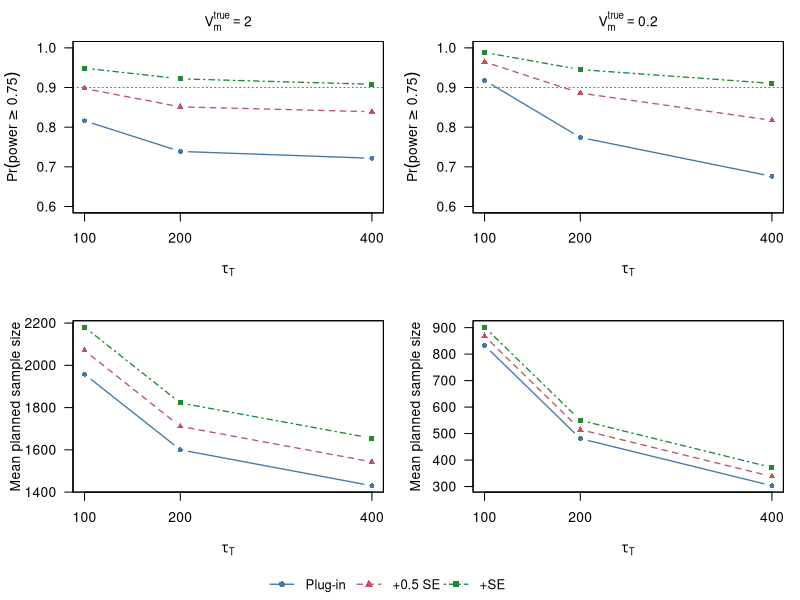
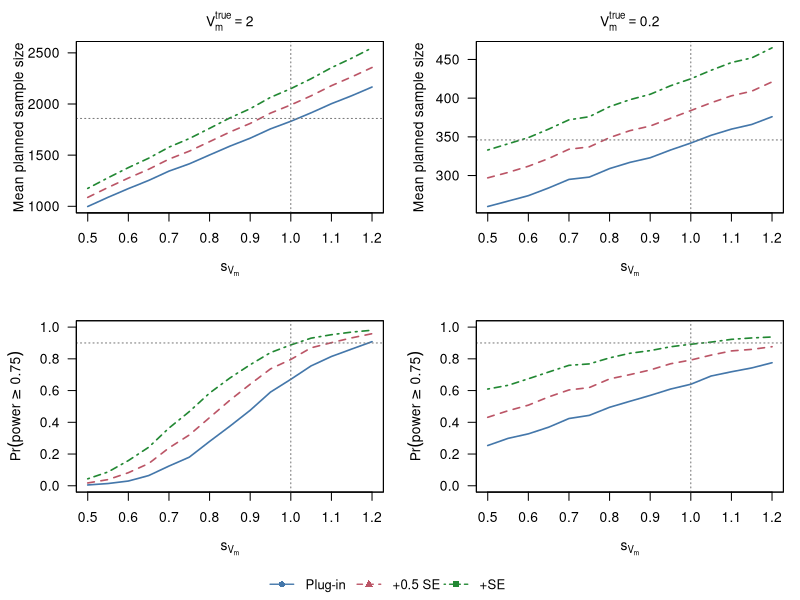
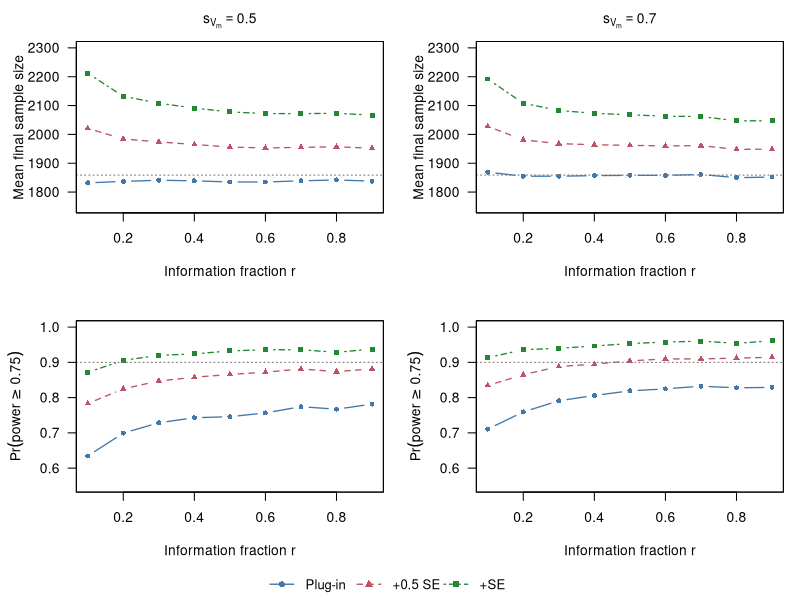
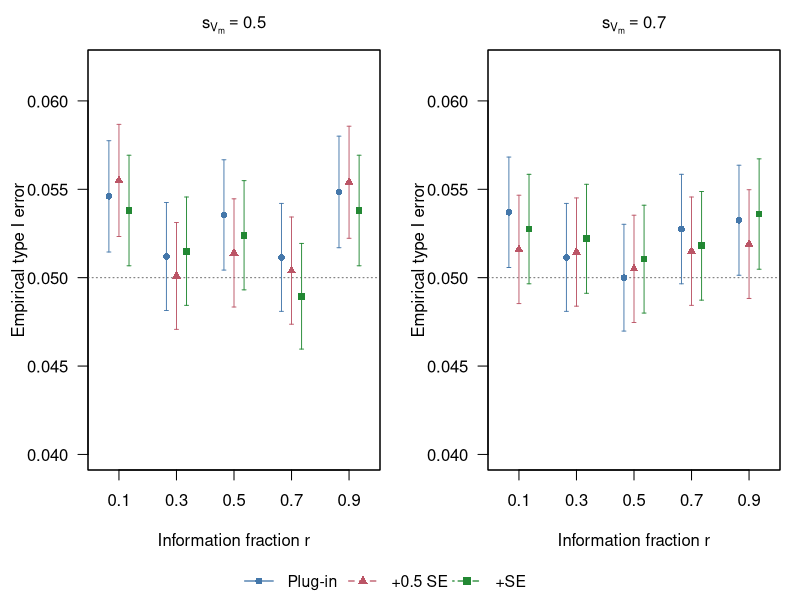

Recreate these plots in R, in order.
# ============================================================
# make_figures_base.R  (v3)
# Figures 1-4 in base R graphics. Color plus lty/pch (B/W-safe).
# Changes from v2:
#   - Fig 2: top row = mean planned sample size (oracle reference
#     lines 1859 / 346); smooth lines (no point markers).
#   - Fig 3: interim Vm-hat row removed -> 2 x 2 layout.
# Run from the project root (the folder containing results/).
# Output: figures/figure{1,2,3,4}_260903.pdf  (vector)
# ============================================================

if (!dir.exists("figures")) dir.create("figures")

COL <- c("#4477AA", "#BB5566", "#228833")   # plug-in, +0.5 SE, +1.0 SE
LTY <- c(1, 2, 4)
PCH <- c(16, 17, 15)
LEG <- c("Plug-in", "+0.5 SE", "+SE")

panel3 <- function(x, Y, ylab, ylim = NULL, href = NULL, vref = NULL,
                   main = NULL, xlab = "", xaxt_at = NULL, type = "b") {
  ## Y: matrix with 3 columns (plug-in, +0.5 SE, +1.0 SE)
  if (is.null(ylim)) ylim <- range(Y, href, na.rm = TRUE)
  matplot(x, Y, type = type, lty = LTY, pch = PCH, col = COL,
          lwd = if (type == "l") 1.6 else 1.3,
          cex = 0.8, xlab = xlab, ylab = ylab, ylim = ylim,
          main = main, xaxt = if (is.null(xaxt_at)) "s" else "n",
          cex.main = 1.0, font.main = 1, las = 1)
  if (!is.null(xaxt_at)) axis(1, at = xaxt_at)
  if (!is.null(href)) abline(h = href, lty = 3, col = "grey45")
  if (!is.null(vref)) abline(v = vref, lty = 3, col = "grey45")
  box()
}

bottom_legend <- function() {
  par(fig = c(0, 1, 0, 1), oma = c(0, 0, 0, 0), mar = c(0, 0, 0, 0),
      new = TRUE)
  plot.new()
  legend("bottom", LEG, lty = LTY, pch = PCH, col = COL,
         horiz = TRUE, bty = "n", lwd = 1.3, cex = 0.95)
}

## ------------------------------------------------------------
## Figure 1 -- Study 2: reliability and planned n vs tau_T
## ------------------------------------------------------------
b <- read.csv("results/02_baseline_summary.csv")

pdf("figures/figure1_260903.pdf", width = 8, height = 6.4)
par(mfrow = c(2, 2), mar = c(4, 4.4, 2.5, 1), oma = c(2.5, 0, 0, 0))
for (vt in c(2.0, 0.2)) {
  d <- b[b$Vm_true == vt, ]
  d <- d[order(d$tau0_T), ]
  panel3(d$tau0_T,
         cbind(d$power_prob75_plan, d$power_prob75_plusHalfSE,
               d$power_prob75_plusSE),
         ylab = expression(Pr(power >= 0.75)),
         ylim = c(0.6, 1), href = 0.90, xaxt_at = c(100, 200, 400),
         xlab = expression(tau[T]),
         main = bquote(V[m]^{true} == .(vt)))
}
for (vt in c(2.0, 0.2)) {
  d <- b[b$Vm_true == vt, ]
  d <- d[order(d$tau0_T), ]
  panel3(d$tau0_T,
         cbind(d$n_mean, d$n_plusHalfSE_mean, d$n_plusSE_mean),
         ylab = "Mean planned sample size",
         xaxt_at = c(100, 200, 400), xlab = expression(tau[T]))
}
bottom_legend()
dev.off()

## ------------------------------------------------------------
## Figure 2 -- Study 3: misspecification (tau_T = 400, fine s grid)
## Top row: mean planned sample size (oracle lines 1859 / 346).
## Bottom row: Pr(power >= 0.75) with the 0.90 criterion line.
## Smooth lines (type = "l"): the s grid is fine (step 0.05).
## ------------------------------------------------------------
m <- read.csv("results/03_misspec_summary.csv")
m <- m[m$tau0_T == 400, ]
oracle_n <- c("2" = 1859, "0.2" = 346)

pdf("figures/figure2_260903.pdf", width = 8, height = 6.4)
par(mfrow = c(2, 2), mar = c(4, 4.6, 2.5, 1), oma = c(2.5, 0, 0, 0))
for (vt in c(2.0, 0.2)) {
  d <- m[m$Vm_true == vt, ]
  d <- d[order(d$s_vm), ]
  panel3(d$s_vm,
         cbind(d$n_mean, d$n_plusHalfSE_mean, d$n_plusSE_mean),
         ylab = "Mean planned sample size",
         href = oracle_n[as.character(vt)], vref = 1,
         xlab = expression(s[V[m]]), type = "l",
         main = bquote(V[m]^{true} == .(vt)))
}
for (vt in c(2.0, 0.2)) {
  d <- m[m$Vm_true == vt, ]
  d <- d[order(d$s_vm), ]
  panel3(d$s_vm,
         cbind(d$power_prob75_plan, d$power_prob75_plusHalfSE,
               d$power_prob75_plusSE),
         ylab = expression(Pr(power >= 0.75)),
         ylim = c(0, 1), href = 0.90, vref = 1,
         xlab = expression(s[V[m]]), type = "l")
}
bottom_legend()
dev.off()

## ------------------------------------------------------------
## Figure 3 -- Study 4: interim re-estimation vs r  (2 x 2)
## rows: mean final n (ref 1859), Pr(>=0.75) (ref 0.90);
## cols: s = 0.5, 0.7
## ------------------------------------------------------------
it <- read.csv("results/04_interim_summary.csv")
it <- it[order(it$s_vm, it$r_frac), ]

pdf("figures/figure3_260903.pdf", width = 8, height = 6.4)
par(mfrow = c(2, 2), mar = c(4, 4.6, 2.5, 1), oma = c(2.5, 0, 0, 0))
for (s in c(0.5, 0.7)) {
  d <- it[it$s_vm == s, ]
  panel3(d$r_frac,
         cbind(d$n_final_mean, d$n_final_plusHalfSE_mean,
               d$n_final_plusSE_mean),
         ylab = "Mean final sample size",
         ylim = c(1750, 2300), href = 1859,
         xlab = "Information fraction r",
         main = bquote(s[V[m]] == .(s)))
}
for (s in c(0.5, 0.7)) {
  d <- it[it$s_vm == s, ]
  panel3(d$r_frac,
         cbind(d$power_prob75_final, d$power_prob75_plusHalfSE,
               d$power_prob75_plusSE),
         ylab = expression(Pr(power >= 0.75)),
         ylim = c(0.55, 1), href = 0.90,
         xlab = "Information fraction r")
}
bottom_legend()
dev.off()

## ------------------------------------------------------------
## Figure 4 -- Study 5: empirical type I error with MC error bars
## `off` sets the spacing between the three rules WITHIN each
## r cluster.
## ------------------------------------------------------------
t1 <- read.csv("results/05_type1_summary.csv")
t1 <- t1[t1$s_vm %in% c(0.5, 0.7), ]

pdf("figures/figure4_260903.pdf", width = 8, height = 4.2)
par(mfrow = c(1, 2), mar = c(4, 4.4, 2.5, 1), oma = c(2.5, 0, 0, 0))
off <- c(-0.035, 0, 0.035)
for (s in c(0.5, 0.7)) {
  d <- t1[t1$s_vm == s, ]
  d <- d[order(d$r_frac), ]
  est <- cbind(d$type1_main, d$type1_plusHalfSE, d$type1_plusSE)
  se  <- cbind(d$mc_se_main, d$mc_se_plusHalfSE, d$mc_se_plusSE)
  plot(NULL, xlim = c(0.03, 0.97), ylim = c(0.040, 0.062),
       xlab = "Information fraction r", ylab = "Empirical type I error",
       main = bquote(s[V[m]] == .(s)), cex.main = 1.0, font.main = 1,
       las = 1, xaxt = "n")
  axis(1, at = c(0.1, 0.3, 0.5, 0.7, 0.9))
  abline(h = 0.05, lty = 3, col = "grey45")
  for (j in 1:3) {
    x <- d$r_frac + off[j]
    arrows(x, est[, j] - 1.96 * se[, j], x, est[, j] + 1.96 * se[, j],
           angle = 90, code = 3, length = 0.02, col = COL[j], lwd = 0.9)
    points(x, est[, j], pch = PCH[j], cex = 0.9, col = COL[j])
  }
  box()
}
bottom_legend()
dev.off()

message("Figures written to figures/ (PDF, vector)")
